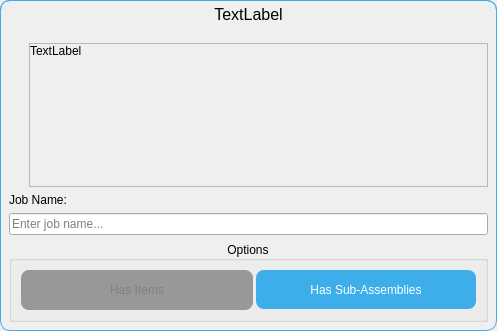
<?xml version="1.0" encoding="UTF-8"?>
<ui version="4.0">
 <class>Form</class>
 <widget class="QDialog" name="Form">
  <property name="geometry">
   <rect>
    <x>0</x>
    <y>0</y>
    <width>497</width>
    <height>331</height>
   </rect>
  </property>
  <property name="windowTitle">
   <string>Form</string>
  </property>
  <layout class="QHBoxLayout" name="horizontalLayout">
   <property name="spacing">
    <number>0</number>
   </property>
   <property name="leftMargin">
    <number>0</number>
   </property>
   <property name="topMargin">
    <number>0</number>
   </property>
   <property name="rightMargin">
    <number>0</number>
   </property>
   <property name="bottomMargin">
    <number>0</number>
   </property>
   <item>
    <widget class="QWidget" name="widget" native="true">
     <property name="contextMenuPolicy">
      <enum>Qt::ActionsContextMenu</enum>
     </property>
     <property name="autoFillBackground">
      <bool>false</bool>
     </property>
     <property name="styleSheet">
      <string notr="true">QWidget#widget{
	border-top-left-radius:10px;
	border-bottom-left-radius:10px;
	border-top-right-radius:10px;
	border-bottom-right-radius:10px;
	border: 1px solid  #3daee9;
}</string>
     </property>
     <layout class="QVBoxLayout" name="verticalLayout_3" stretch="0,0">
      <property name="leftMargin">
       <number>0</number>
      </property>
      <property name="topMargin">
       <number>0</number>
      </property>
      <property name="rightMargin">
       <number>0</number>
      </property>
      <property name="bottomMargin">
       <number>0</number>
      </property>
      <item>
       <widget class="QLabel" name="lblTitle">
        <property name="maximumSize">
         <size>
          <width>16777215</width>
          <height>16777215</height>
         </size>
        </property>
        <property name="font">
         <font>
          <pointsize>12</pointsize>
         </font>
        </property>
        <property name="styleSheet">
         <string notr="true">border-top-left-radius:10px;
border-top-right-radius:10px;
border: 1px solid  #3daee9;
border-bottom: none;
</string>
        </property>
        <property name="frameShape">
         <enum>QFrame::Box</enum>
        </property>
        <property name="frameShadow">
         <enum>QFrame::Sunken</enum>
        </property>
        <property name="text">
         <string>TextLabel</string>
        </property>
        <property name="alignment">
         <set>Qt::AlignHCenter|Qt::AlignTop</set>
        </property>
       </widget>
      </item>
      <item>
       <layout class="QVBoxLayout" name="verticalLayout">
        <property name="leftMargin">
         <number>9</number>
        </property>
        <property name="topMargin">
         <number>9</number>
        </property>
        <property name="rightMargin">
         <number>9</number>
        </property>
        <property name="bottomMargin">
         <number>9</number>
        </property>
        <item>
         <layout class="QHBoxLayout" name="horizontalLayout_4" stretch="0,0">
          <item>
           <layout class="QVBoxLayout" name="verticalLayout_2">
            <property name="spacing">
             <number>0</number>
            </property>
            <item>
             <layout class="QVBoxLayout" name="iconHolder">
              <property name="spacing">
               <number>0</number>
              </property>
             </layout>
            </item>
            <item>
             <spacer name="verticalSpacer">
              <property name="orientation">
               <enum>Qt::Vertical</enum>
              </property>
              <property name="sizeHint" stdset="0">
               <size>
                <width>20</width>
                <height>40</height>
               </size>
              </property>
             </spacer>
            </item>
           </layout>
          </item>
          <item>
           <widget class="QScrollArea" name="scrollArea">
            <property name="widgetResizable">
             <bool>true</bool>
            </property>
            <widget class="QWidget" name="scrollAreaWidgetContents">
             <property name="geometry">
              <rect>
               <x>0</x>
               <y>0</y>
               <width>447</width>
               <height>146</height>
              </rect>
             </property>
             <layout class="QVBoxLayout" name="verticalLayout_4">
              <property name="spacing">
               <number>0</number>
              </property>
              <property name="leftMargin">
               <number>0</number>
              </property>
              <property name="topMargin">
               <number>0</number>
              </property>
              <property name="rightMargin">
               <number>0</number>
              </property>
              <property name="bottomMargin">
               <number>0</number>
              </property>
              <item>
               <widget class="QLabel" name="lblMessage">
                <property name="sizePolicy">
                 <sizepolicy hsizetype="Preferred" vsizetype="Minimum">
                  <horstretch>0</horstretch>
                  <verstretch>0</verstretch>
                 </sizepolicy>
                </property>
                <property name="text">
                 <string>TextLabel</string>
                </property>
                <property name="alignment">
                 <set>Qt::AlignLeading|Qt::AlignLeft|Qt::AlignTop</set>
                </property>
                <property name="wordWrap">
                 <bool>true</bool>
                </property>
               </widget>
              </item>
             </layout>
            </widget>
           </widget>
          </item>
         </layout>
        </item>
        <item>
         <widget class="QLabel" name="label">
          <property name="text">
           <string>Job Name:</string>
          </property>
         </widget>
        </item>
        <item>
         <widget class="QLineEdit" name="lineEdit_job_name">
          <property name="placeholderText">
           <string>Enter job name...</string>
          </property>
         </widget>
        </item>
        <item>
         <widget class="QGroupBox" name="groupBox">
          <property name="title">
           <string>Options</string>
          </property>
          <property name="alignment">
           <set>Qt::AlignCenter</set>
          </property>
          <property name="flat">
           <bool>false</bool>
          </property>
          <property name="checkable">
           <bool>false</bool>
          </property>
          <layout class="QVBoxLayout" name="verticalLayout_6">
           <property name="spacing">
            <number>3</number>
           </property>
           <property name="leftMargin">
            <number>3</number>
           </property>
           <property name="topMargin">
            <number>3</number>
           </property>
           <property name="rightMargin">
            <number>3</number>
           </property>
           <property name="bottomMargin">
            <number>3</number>
           </property>
           <item>
            <layout class="QGridLayout" name="gridLayout">
             <property name="leftMargin">
              <number>6</number>
             </property>
             <property name="topMargin">
              <number>6</number>
             </property>
             <property name="rightMargin">
              <number>6</number>
             </property>
             <property name="bottomMargin">
              <number>6</number>
             </property>
             <item row="1" column="0">
              <widget class="QPushButton" name="pushButton_has_items">
               <property name="minimumSize">
                <size>
                 <width>220</width>
                 <height>40</height>
                </size>
               </property>
               <property name="styleSheet">
                <string notr="true">QPushButton#pushButton_has_items{
	color: #ffffff;
    background-color: #3daee9;
    border: 0.01em solid #3daee9;
    border-radius: 8px;
}
QPushButton#pushButton_has_items:checked{
    background-color: #3daee9;
    border: 0.01em solid #3daee9;
}
QPushButton#pushButton_has_items:hover{
    background-color: #48b6ed;
    border-color: #48b6ed;
}
QPushButton#pushButton_has_items:pressed{
    background-color: #2b92c5;
    border-color: #2b92c5;
}

QPushButton#pushButton_has_items:!checked {
    background-color: rgba(71, 71, 71, 130);
    border: 0.01em solid rgba(76, 76, 76, 130);
    border-radius: 8px;
    color: grey;
}

QPushButton:hover#pushButton_has_items:!checked {
    background-color: rgba(76, 76, 76, 130);
    border: 0.01em solid rgba(71, 76, 88, 130);
}

QPushButton:pressed#pushButton_has_items:!checked {
    background-color: rgba(39, 39, 39, 130);
    border: 0.01em solid rgba(47, 50, 57, 130);
}</string>
               </property>
               <property name="text">
                <string>Has Items</string>
               </property>
               <property name="checkable">
                <bool>true</bool>
               </property>
              </widget>
             </item>
             <item row="1" column="1">
              <widget class="QPushButton" name="pushButton_has_sub_assemblies">
               <property name="sizePolicy">
                <sizepolicy hsizetype="Fixed" vsizetype="Fixed">
                 <horstretch>0</horstretch>
                 <verstretch>0</verstretch>
                </sizepolicy>
               </property>
               <property name="minimumSize">
                <size>
                 <width>220</width>
                 <height>39</height>
                </size>
               </property>
               <property name="toolTip">
                <string>Will add/update parts in inventory.</string>
               </property>
               <property name="autoFillBackground">
                <bool>false</bool>
               </property>
               <property name="styleSheet">
                <string notr="true">QPushButton#pushButton_has_sub_assemblies{
	color: #ffffff;
    background-color: #3daee9;
    border: 0.01em solid #3daee9;
    border-radius: 8px;
}
QPushButton#pushButton_has_sub_assemblies:checked{
    background-color: #3daee9;
    border: 0.01em solid #3daee9;
}
QPushButton#pushButton_has_sub_assemblies:hover{
    background-color: #48b6ed;
    border-color: #48b6ed;
}
QPushButton#pushButton_has_sub_assemblies:pressed{
    background-color: #2b92c5;
    border-color: #2b92c5;
}

QPushButton#pushButton_has_sub_assemblies:!checked {
    background-color: rgba(71, 71, 71, 130);
    border: 0.01em solid rgba(76, 76, 76, 130);
    border-radius: 8px;
    color: grey;
}

QPushButton:hover#pushButton_has_sub_assemblies:!checked {
    background-color: rgba(76, 76, 76, 130);
    border: 0.01em solid rgba(71, 76, 88, 130);
}

QPushButton:pressed#pushButton_has_sub_assemblies:!checked {
    background-color: rgba(39, 39, 39, 130);
    border: 0.01em solid rgba(47, 50, 57, 130);
}</string>
               </property>
               <property name="text">
                <string>Has Sub-Assemblies</string>
               </property>
               <property name="checkable">
                <bool>true</bool>
               </property>
               <property name="checked">
                <bool>true</bool>
               </property>
               <property name="default">
                <bool>false</bool>
               </property>
              </widget>
             </item>
            </layout>
           </item>
          </layout>
         </widget>
        </item>
        <item>
         <layout class="QHBoxLayout" name="horizontalLayout_2">
          <property name="spacing">
           <number>6</number>
          </property>
          <property name="bottomMargin">
           <number>0</number>
          </property>
         </layout>
        </item>
        <item>
         <layout class="QHBoxLayout" name="buttonsLayout"/>
        </item>
       </layout>
      </item>
     </layout>
    </widget>
   </item>
  </layout>
 </widget>
 <resources/>
 <connections/>
</ui>
